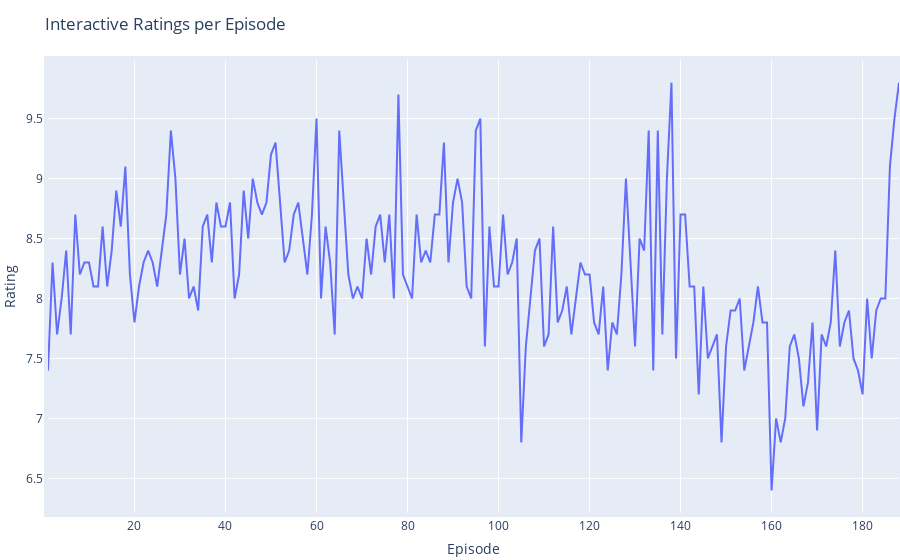

Notebook cell for this chart:
### Code cell
import plotly.graph_objects as go
import plotly 
import plotly.express as px

fig = px.line(df_ratings, x=[i+1 for i in range(len(df_ratings))], y="rating", hover_name="title")

fig.update_layout(
    title= "Interactive Ratings per Episode",
    xaxis_title="Episode",
    yaxis_title="Rating",
    autosize=False,
    margin=dict(
        l=1,#Adjust the margin of the figure
        r=1,#Adjust the margin of the figure
        b=1,#Adjust the margin of the figure
        pad=4
    ),
    # paper_bgcolor="LightSteelBlue",
)

fig.show()

### Figure 1 — Plotly figure (JSON) as saved in the notebook; plotly's stock layout.template omitted (floating-point values rounded to 4 significant figures; data arrays with more than 128 entries replaced by an {"elided": "..."} marker saying what was removed)
{"data": [{"hovertemplate": "<b>%{hovertext}</b><br><br>x=%{x}<br>rating=%{y}<extra></extra>", "hovertext": {"elided": "188 str values"}, "legendgroup": "", "line": {"color": "#636efa", "dash": "solid"}, "marker": {"symbol": "circle"}, "mode": "lines", "name": "", "orientation": "v", "showlegend": false, "type": "scatter", "x": {"elided": "188 int values"}, "xaxis": "x", "y": {"elided": "188 float values"}, "yaxis": "y"}], "layout": {"autosize": false, "legend": {"tracegroupgap": 0}, "margin": {"b": 1, "l": 1, "pad": 4, "r": 1, "t": 60}, "title": {"text": "Interactive Ratings per Episode"}, "xaxis": {"anchor": "y", "domain": [0, 1], "title": {"text": "Episode"}}, "yaxis": {"anchor": "x", "domain": [0, 1], "title": {"text": "Rating"}}}}
